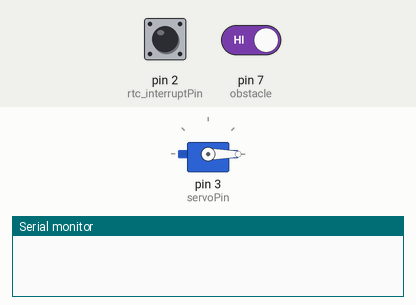
Recording of a sketch running on a simulated Arduino Uno, built with avr-gcc and run on an emulated ATmega328P. Shown: servo, the last lines printed to the serial monitor. Inputs (shaded band) come from the test bench; at power-on: pin 2 (rtc_interruptPin) HIGH, pin 7 (obstacle) HIGH.

Above: at 2.2 s.
2.3 s: pin 2 (rtc_interruptPin) pulled LOW for 0.15 s
3.9 s: pin 7 (obstacle) driven LOW
At 4.3 s:
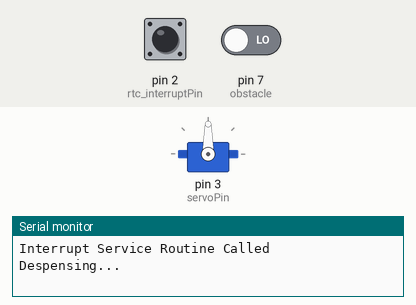
6.4 s: pin 2 (rtc_interruptPin) pulsed LOW 2 times (0.12 s each, 0.3 s apart)
At 8.2 s:
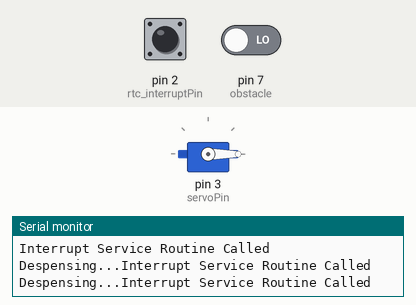
Timing chart, 0 to 9.7 s (numbered marks = the images above; inputs shaded):
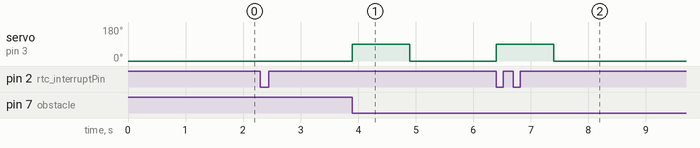

The sketch:

ir_servo.ino
```cpp
/*
* Ultrasonic Sensor HC-SR04 interfacing with Arduino.
*/
// defining the pins
#include <DS3231.h>
#include <Servo.h>
DS3231  rtc(SDA, SCL);
// Declare the Servo pin
int servoPin = 3;
// Create a servo object
Servo Servo1;
const byte rtc_interruptPin = 2;
bool ISR=0;
// defining variables
int obstacle= 7;
int obstacleCheck= HIGH;
void setup() {
Servo1.attach(servoPin);
Serial.begin(9600); // Starts the serial communication
 pinMode(obstacle,INPUT);
pinMode(rtc_interruptPin, INPUT_PULLUP);
rtc.begin();
Servo1.write(0);
delay(1000);
attachInterrupt(digitalPinToInterrupt(rtc_interruptPin), Isr_Int, FALLING);
rtc.clearINTStatus();
rtc.enableInterrupts(13,15, 0);
}
void loop() {

obstacleCheck= digitalRead(obstacle);
if(ISR==1 && obstacleCheck==LOW){
  Serial.print("Despensing...");
   Servo1.write(90);
   delay(1000);
   Servo1.write(0);
   delay(1000);
   ISR=0;

}
}
void Isr_Int(){
  Serial.println("Interrupt Service Routine Called");
ISR=1;
//delayMicroseconds(5000);
}
```

Measured:
- after the input at 3.9 s, servo on pin 3 (servoPin): 0° → 90° at once, → 0° 1.0 s later
- after the input at 6.4 s, servo on pin 3 (servoPin): 0° → 90° at once, → 0° 1.0 s later
